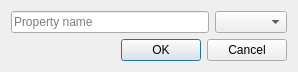
<?xml version="1.0" encoding="UTF-8"?>
<ui version="4.0">
 <class>AddPropertyDialogClass</class>
 <widget class="QDialog" name="AddPropertyDialogClass">
  <property name="geometry">
   <rect>
    <x>0</x>
    <y>0</y>
    <width>298</width>
    <height>67</height>
   </rect>
  </property>
  <property name="windowTitle">
   <string>Add Property</string>
  </property>
  <layout class="QGridLayout" name="gridLayout">
   <property name="sizeConstraint">
    <enum>QLayout::SetMinAndMaxSize</enum>
   </property>
   <item row="0" column="0">
    <widget class="QLineEdit" name="name">
     <property name="readOnly">
      <bool>false</bool>
     </property>
     <property name="placeholderText">
      <string>Property name</string>
     </property>
    </widget>
   </item>
   <item row="0" column="1">
    <widget class="QComboBox" name="typeBox"/>
   </item>
   <item row="1" column="0" colspan="2">
    <widget class="QDialogButtonBox" name="buttonBox">
     <property name="locale">
      <locale language="English" country="UnitedStates"/>
     </property>
     <property name="orientation">
      <enum>Qt::Horizontal</enum>
     </property>
     <property name="standardButtons">
      <set>QDialogButtonBox::Cancel|QDialogButtonBox::Ok</set>
     </property>
    </widget>
   </item>
  </layout>
 </widget>
 <tabstops>
  <tabstop>name</tabstop>
 </tabstops>
 <resources/>
 <connections>
  <connection>
   <sender>buttonBox</sender>
   <signal>accepted()</signal>
   <receiver>AddPropertyDialogClass</receiver>
   <slot>accept()</slot>
   <hints>
    <hint type="sourcelabel">
     <x>302</x>
     <y>96</y>
    </hint>
    <hint type="destinationlabel">
     <x>157</x>
     <y>105</y>
    </hint>
   </hints>
  </connection>
  <connection>
   <sender>buttonBox</sender>
   <signal>rejected()</signal>
   <receiver>AddPropertyDialogClass</receiver>
   <slot>reject()</slot>
   <hints>
    <hint type="sourcelabel">
     <x>338</x>
     <y>96</y>
    </hint>
    <hint type="destinationlabel">
     <x>286</x>
     <y>105</y>
    </hint>
   </hints>
  </connection>
 </connections>
</ui>
